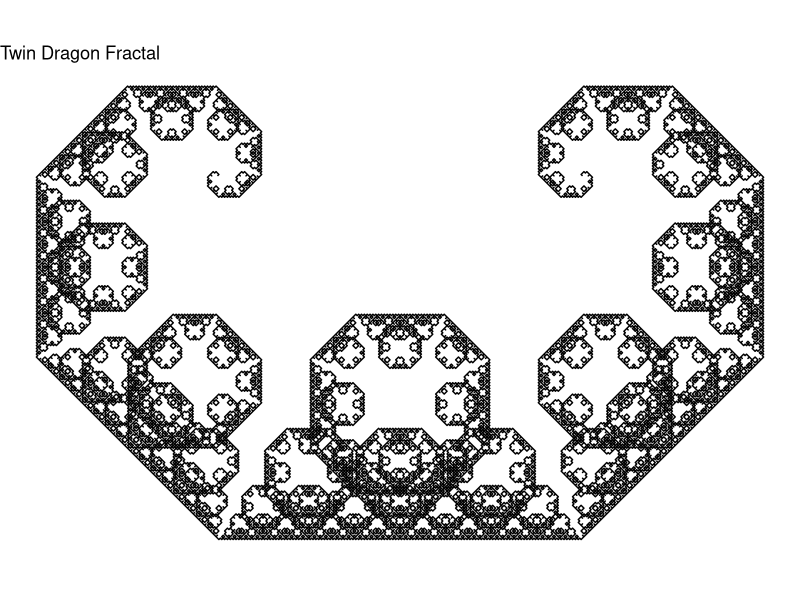
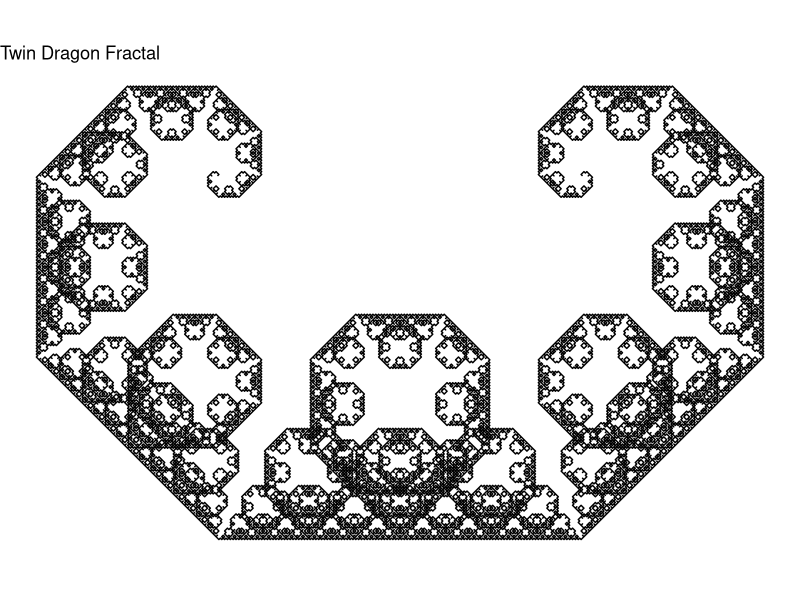
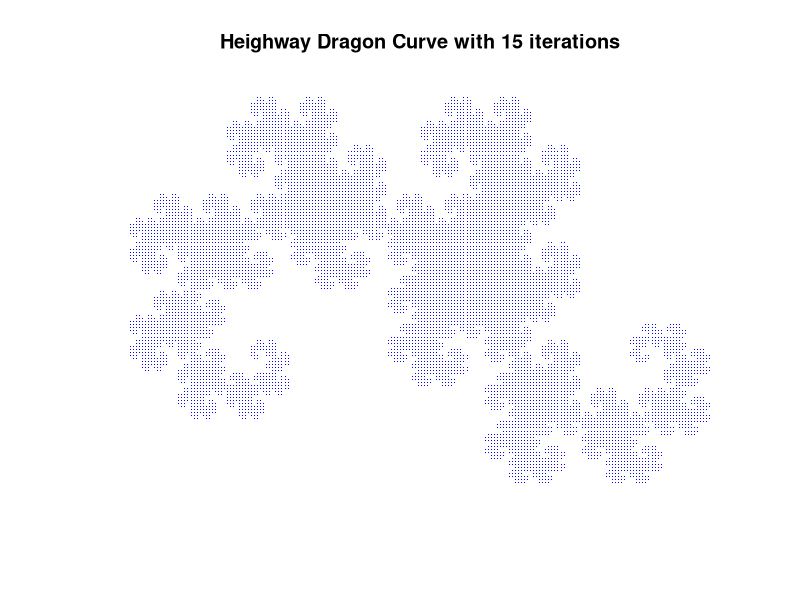

Write the R code that produced these figures, in order.
# twin - dragon Fractal
# aka david Knuth dragon


library(ggplot2)

# Define the function to generate Twin Dragon fractal
generate_twin_dragon <- function(iterations) {
  # Initialize points
  x <- c(0, 1)
  y <- c(0, 0)
  colors <- c(1, 2)  
  
  for (i in 1:iterations) {
    # Calculate new points
    new_x <- c()
    new_y <- c()
    new_colors <- c()
    for (j in 1:(length(x) - 1)) {
      x1 <- x[j]
      y1 <- y[j]
      x2 <- x[j + 1]
      y2 <- y[j + 1]
      # Add sin function
      new_x <- c(new_x, x1, (x1 + x2 - y1 + y2) / 2)
      new_y <- c(new_y, y1, (y1 + y2 + x1 - x2) / 2)
      new_colors <- c(new_colors, colors[j], ifelse(colors[j] == 1, 2, 1))
    }
    new_x <- c(new_x, tail(x, n = 1))
    new_y <- c(new_y, tail(y, n = 1))
    new_colors <- c(new_colors, tail(colors, n = 1))
    x <- new_x
    y <- new_y
    colors <- new_colors
  }
  
  return(data.frame(x, y, color = as.factor(colors)))
}

# Define the function to plot Twin Dragon fractal
plot_twin_dragon <- function(data) {
  ggplot(data, aes(x = x, y = y)) +
    geom_path() +
    coord_equal() +
    theme_void() +
    ggtitle("Twin Dragon Fractal")
}

# Generate the Twin Dragon fractal data
iterations <- 15
twin_dragon_data <- generate_twin_dragon(iterations)



# function
plot_twin_dragon(twin_dragon_data)



ggplot(twin_dragon_data, aes(x = x, y = y)) +
  geom_path() +
  coord_equal() +
  theme_void() +
  ggtitle("Twin Dragon Fractal")





## Heighway Dragon Curve with 15 iterations

# the iterated functions
f1 <- function(z) {
  (1 + 1i) * z / 2
}

f2 <- function(z) {
  1 - (1 - 1i) * z / 2
}

generate_dragon_curve <- function(iterations) {
  points <- complex(real = 0, imaginary = 0)
    for (i in 1:iterations) {
    new_points <- vector("complex", length = length(points) * 2)
    for (j in 1:length(points)) {
      new_points[2 * j - 1] <- f1(points[j])
      new_points[2 * j] <- f2(points[j])
    }
    points <- new_points
  }
  
  return(points)
}

# Plot the Dragon Curve
plot_dragon_curve <- function(iterations) {
  points <- generate_dragon_curve(iterations)
  plot(Re(points), Im(points), type = "p", pch = ".", col = "blue", asp = 1,
       xlab = "", ylab = "", main = paste("Heighway Dragon Curve with", iterations, "iterations"), 
       axes=FALSE, frame.plot=FALSE)
}

plot_dragon_curve(15)
